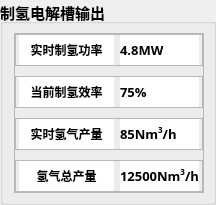
         <widget class="QGroupBox" name="groupBox_20">
          <property name="geometry">
           <rect>
            <x>220</x>
            <y>20</y>
            <width>191</width>
            <height>201</height>
           </rect>
          </property>
          <property name="font">
           <font>
            <pointsize>11</pointsize>
            <weight>75</weight>
            <bold>true</bold>
           </font>
          </property>
          <property name="title">
           <string>制氢电解槽输出</string>
          </property>
          <layout class="QVBoxLayout" name="verticalLayout_8">
           <property name="spacing">
            <number>0</number>
           </property>
           <property name="topMargin">
            <number>9</number>
           </property>
           <property name="rightMargin">
            <number>9</number>
           </property>
           <property name="bottomMargin">
            <number>9</number>
           </property>
           <item>
            <widget class="QFrame" name="frame_9">
             <property name="sizePolicy">
              <sizepolicy hsizetype="Expanding" vsizetype="Expanding">
               <horstretch>0</horstretch>
               <verstretch>3</verstretch>
              </sizepolicy>
             </property>
             <property name="font">
              <font>
               <family>幼圆</family>
               <pointsize>10</pointsize>
               <weight>75</weight>
               <bold>true</bold>
              </font>
             </property>
             <property name="frameShape">
              <enum>QFrame::StyledPanel</enum>
             </property>
             <property name="frameShadow">
              <enum>QFrame::Raised</enum>
             </property>
             <layout class="QVBoxLayout" name="verticalLayout_5">
              <property name="spacing">
               <number>10</number>
              </property>
              <property name="leftMargin">
               <number>0</number>
              </property>
              <property name="topMargin">
               <number>0</number>
              </property>
              <property name="rightMargin">
               <number>0</number>
              </property>
              <property name="bottomMargin">
               <number>0</number>
              </property>
              <item>
               <widget class="QFrame" name="frame_10">
                <property name="frameShape">
                 <enum>QFrame::StyledPanel</enum>
                </property>
                <property name="frameShadow">
                 <enum>QFrame::Raised</enum>
                </property>
                <layout class="QHBoxLayout" name="horizontalLayout_4">
                 <property name="spacing">
                  <number>6</number>
                 </property>
                 <property name="leftMargin">
                  <number>3</number>
                 </property>
                 <property name="topMargin">
                  <number>0</number>
                 </property>
                 <property name="rightMargin">
                  <number>3</number>
                 </property>
                 <property name="bottomMargin">
                  <number>0</number>
                 </property>
                 <item>
                  <widget class="QLabel" name="label_3">
                   <property name="minimumSize">
                    <size>
                     <width>95</width>
                     <height>30</height>
                    </size>
                   </property>
                   <property name="maximumSize">
                    <size>
                     <width>16777215</width>
                     <height>30</height>
                    </size>
                   </property>
                   <property name="font">
                    <font>
                     <family>SimSun</family>
                     <pointsize>9</pointsize>
                     <weight>75</weight>
                     <bold>true</bold>
                    </font>
                   </property>
                   <property name="styleSheet">
                    <string notr="true">background-color: rgb(255, 255, 255);</string>
                   </property>
                   <property name="text">
                    <string>实时制氢功率</string>
                   </property>
                   <property name="alignment">
                    <set>Qt::AlignCenter</set>
                   </property>
                  </widget>
                 </item>
                 <item>
                  <widget class="QLabel" name="label_12">
                   <property name="minimumSize">
                    <size>
                     <width>0</width>
                     <height>30</height>
                    </size>
                   </property>
                   <property name="maximumSize">
                    <size>
                     <width>16777215</width>
                     <height>30</height>
                    </size>
                   </property>
                   <property name="font">
                    <font>
                     <weight>75</weight>
                     <bold>true</bold>
                    </font>
                   </property>
                   <property name="styleSheet">
                    <string notr="true">background-color: rgb(255, 255, 255);
border:1px black ;

</string>
                   </property>
                   <property name="text">
                    <string>4.8MW</string>
                   </property>
                  </widget>
                 </item>
                </layout>
               </widget>
              </item>
              <item>
               <widget class="QFrame" name="frame_8">
                <property name="frameShape">
                 <enum>QFrame::StyledPanel</enum>
                </property>
                <property name="frameShadow">
                 <enum>QFrame::Raised</enum>
                </property>
                <layout class="QHBoxLayout" name="horizontalLayout">
                 <property name="leftMargin">
                  <number>3</number>
                 </property>
                 <property name="topMargin">
                  <number>0</number>
                 </property>
                 <property name="rightMargin">
                  <number>3</number>
                 </property>
                 <property name="bottomMargin">
                  <number>0</number>
                 </property>
                 <item>
                  <widget class="QLabel" name="label_8">
                   <property name="minimumSize">
                    <size>
                     <width>95</width>
                     <height>30</height>
                    </size>
                   </property>
                   <property name="maximumSize">
                    <size>
                     <width>16777215</width>
                     <height>30</height>
                    </size>
                   </property>
                   <property name="font">
                    <font>
                     <family>SimSun</family>
                     <pointsize>9</pointsize>
                     <weight>75</weight>
                     <bold>true</bold>
                    </font>
                   </property>
                   <property name="styleSheet">
                    <string notr="true">background-color: rgb(255, 255, 255);</string>
                   </property>
                   <property name="text">
                    <string>当前制氢效率</string>
                   </property>
                   <property name="alignment">
                    <set>Qt::AlignCenter</set>
                   </property>
                  </widget>
                 </item>
                 <item>
                  <widget class="QLabel" name="label_14">
                   <property name="minimumSize">
                    <size>
                     <width>0</width>
                     <height>30</height>
                    </size>
                   </property>
                   <property name="maximumSize">
                    <size>
                     <width>16777215</width>
                     <height>30</height>
                    </size>
                   </property>
                   <property name="font">
                    <font>
                     <weight>75</weight>
                     <bold>true</bold>
                    </font>
                   </property>
                   <property name="styleSheet">
                    <string notr="true">background-color: rgb(255, 255, 255);
border:1px black ;

</string>
                   </property>
                   <property name="text">
                    <string>75%</string>
                   </property>
                  </widget>
                 </item>
                </layout>
               </widget>
              </item>
              <item>
               <widget class="QFrame" name="frame_11">
                <property name="frameShape">
                 <enum>QFrame::StyledPanel</enum>
                </property>
                <property name="frameShadow">
                 <enum>QFrame::Raised</enum>
                </property>
                <layout class="QHBoxLayout" name="horizontalLayout_5">
                 <property name="leftMargin">
                  <number>3</number>
                 </property>
                 <property name="topMargin">
                  <number>0</number>
                 </property>
                 <property name="rightMargin">
                  <number>3</number>
                 </property>
                 <property name="bottomMargin">
                  <number>0</number>
                 </property>
                 <item>
                  <widget class="QLabel" name="label_4">
                   <property name="minimumSize">
                    <size>
                     <width>95</width>
                     <height>30</height>
                    </size>
                   </property>
                   <property name="maximumSize">
                    <size>
                     <width>16777215</width>
                     <height>30</height>
                    </size>
                   </property>
                   <property name="font">
                    <font>
                     <family>SimSun</family>
                     <pointsize>9</pointsize>
                     <weight>75</weight>
                     <bold>true</bold>
                    </font>
                   </property>
                   <property name="styleSheet">
                    <string notr="true">background-color: rgb(255, 255, 255);</string>
                   </property>
                   <property name="text">
                    <string>实时氢气产量</string>
                   </property>
                   <property name="alignment">
                    <set>Qt::AlignCenter</set>
                   </property>
                  </widget>
                 </item>
                 <item>
                  <widget class="QLabel" name="label_13">
                   <property name="minimumSize">
                    <size>
                     <width>0</width>
                     <height>30</height>
                    </size>
                   </property>
                   <property name="maximumSize">
                    <size>
                     <width>16777215</width>
                     <height>30</height>
                    </size>
                   </property>
                   <property name="font">
                    <font>
                     <weight>75</weight>
                     <bold>true</bold>
                    </font>
                   </property>
                   <property name="styleSheet">
                    <string notr="true">background-color: rgb(255, 255, 255);
border:1px black ;

</string>
                   </property>
                   <property name="text">
                    <string>85Nm&lt;sup&gt;3&lt;/sup&gt;/h</string>
                   </property>
                  </widget>
                 </item>
                </layout>
               </widget>
              </item>
              <item>
               <widget class="QFrame" name="frame_12">
                <property name="frameShape">
                 <enum>QFrame::StyledPanel</enum>
                </property>
                <property name="frameShadow">
                 <enum>QFrame::Raised</enum>
                </property>
                <layout class="QHBoxLayout" name="horizontalLayout_3">
                 <property name="leftMargin">
                  <number>3</number>
                 </property>
                 <property name="topMargin">
                  <number>0</number>
                 </property>
                 <property name="rightMargin">
                  <number>3</number>
                 </property>
                 <property name="bottomMargin">
                  <number>0</number>
                 </property>
                 <item>
                  <widget class="QLabel" name="label_9">
                   <property name="minimumSize">
                    <size>
                     <width>95</width>
                     <height>30</height>
                    </size>
                   </property>
                   <property name="maximumSize">
                    <size>
                     <width>16777215</width>
                     <height>30</height>
                    </size>
                   </property>
                   <property name="font">
                    <font>
                     <family>SimSun</family>
                     <pointsize>9</pointsize>
                     <weight>75</weight>
                     <bold>true</bold>
                    </font>
                   </property>
                   <property name="styleSheet">
                    <string notr="true">background-color: rgb(255, 255, 255);</string>
                   </property>
                   <property name="text">
                    <string>氢气总产量</string>
                   </property>
                   <property name="alignment">
                    <set>Qt::AlignCenter</set>
                   </property>
                  </widget>
                 </item>
                 <item>
                  <widget class="QLabel" name="label_15">
                   <property name="minimumSize">
                    <size>
                     <width>0</width>
                     <height>30</height>
                    </size>
                   </property>
                   <property name="maximumSize">
                    <size>
                     <width>16777215</width>
                     <height>30</height>
                    </size>
                   </property>
                   <property name="font">
                    <font>
                     <weight>75</weight>
                     <bold>true</bold>
                    </font>
                   </property>
                   <property name="styleSheet">
                    <string notr="true">background-color: rgb(255, 255, 255);
border:1px black ;

</string>
                   </property>
                   <property name="text">
                    <string>12500Nm&lt;sup&gt;3&lt;/sup&gt;/h</string>
                   </property>
                  </widget>
                 </item>
                </layout>
               </widget>
              </item>
             </layout>
            </widget>
           </item>
          </layout>
         </widget>
